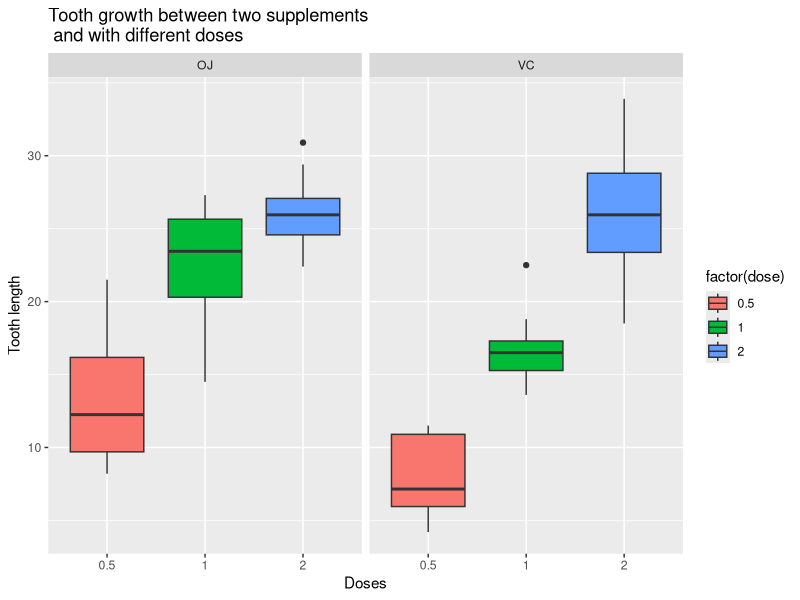

Recreate this plot in R. (Note: this script raises an error after producing the figure.)
## ---- chunk 1
library(datasets)
data(ToothGrowth)
## ---- chunk 2
summary(ToothGrowth)
str(ToothGrowth)
table(ToothGrowth$supp, ToothGrowth$dose)
## ---- chunk 3
library(ggplot2)
g <- ggplot(ToothGrowth, aes(x=factor(dose), y=len, fill = factor(dose))) + 
  geom_boxplot() + facet_grid(. ~ supp) + 
  ggtitle('Tooth growth between two supplements\n and with different doses') +
  labs(x = "Doses", y = "Tooth length")
g
## ---- chunk 4
#Dosing 0.5
t.test(len ~ supp, paired = FALSE, var.equal = TRUE, subset(ToothGrowth, dose == 0.5))

#Dosing 1.0
t.test(len ~ supp, paired = FALSE, var.equal = TRUE, subset(ToothGrowth, dose == 1.0))

#Dosing 2.0
t.test(len ~ supp, paired = FALSE, var.equal = TRUE, subset(ToothGrowth, dose == 2.0))

